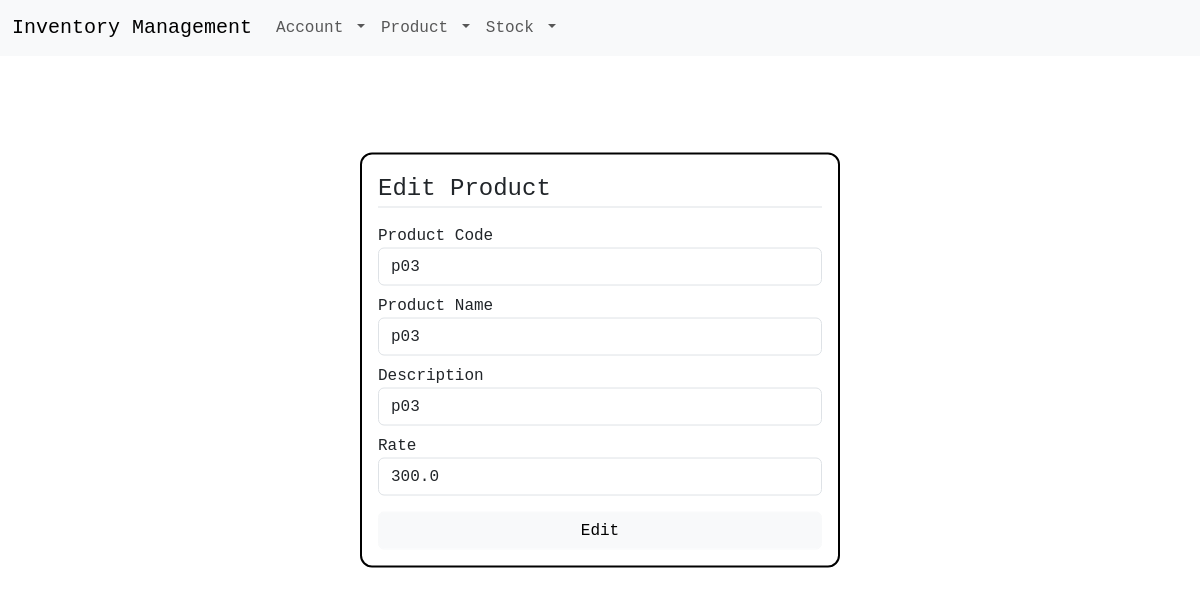
Page /edit-product/3 (signed in) on the committed database.
### app/models.py (models this page shows)
class Product(db.Model):
    id = db.Column(db.Integer, primary_key=True)
    productCode = db.Column(db.String(250), unique=True, nullable=False)
    productName = db.Column(db.String(250), nullable=False)
    description = db.Column(db.String(250), nullable=False)
    rate = db.Column(db.Float, nullable=False)

### app/views.py (the view, shortened to what this page needs)
@app.route("/edit-product/<product_id>", methods=["GET", "POST"])
@login_required
def editProduct(product_id):
    form = EditProductForm()
    try:
        product = db.session.query(models.Product).get(product_id)
        form.productCode.default = product.productCode
        form.productName.default = product.productName
        form.description.default = product.description
        form.rate.default = product.rate
        form.process()
        return render_template("edit_product.html", form=form, product=product)
    except (IntegrityError, AttributeError, PendingRollbackError):
        flash("Product could not be updated", "danger")
        return redirect(url_for("viewProduct"))

### app/forms.py
class EditProductForm(FlaskForm):
    productCode = StringField("Product Code", validators=[
        DataRequired(),
        Length(min=3, max=22)
    ])
    productName = StringField("Product Name", validators=[
        DataRequired(),
        Length(max=50)
    ])
    description = StringField("Description", validators=[
        DataRequired(),
        Length(max=200)
    ])
    rate = FloatField("Rate", validators=[
        DataRequired(),
        NumberRange(min=0.01, max=1000000)
    ])
    submit = SubmitField("Edit")

### app/views.py (called while the page is built)
@login_manager.user_loader
def loader_user(user_id):
    return models.Users.query.get(user_id)

### app/templates/edit_product.html (shortened to what this page needs)
{% extends 'base.html' %}
{% block content %}
<div class="forms center" id="edit-product-form">
    <form action="/edit-product/{{ product.id }}" method="post">
      <fieldset class="form-group">
        <legend class="border-bottom mb-3">Edit Product</legend>
        <div class="form-group mb-2">
        {{ form.productCode.label(class="form-control-label") }}
        {% if form.productCode.errors %}
          {{ form.productCode(class="form-control is-invalid") }}
          <div class="invalid-feedback">
          {% for error in form.productCode.errors %}
            <span span>{{ error }} </span>
          {% endfor %}
          </div>
        {% else %}
          {{ form.productCode(class="form-control") }}
        {% endif %}
        </div>
        <div class="form-group mb-2">
        {{ form.productName.label(class="form-control-label") }}
        {% if form.productName.errors %}
          {{ form.productName(class="form-control is-invalid") }}
          <div class="invalid-feedback">
          {% for error in form.productName.errors %}
            <span>{{ error }} </span>
          {% endfor %}
          </div>
        {% else %}
          {{ form.productName(class="form-control") }}
        {% endif %}
        </div>
        <div class="form-group mb-2">
        {{ form.description.label(class="form-control-label") }}
        {% if form.description.errors %}
          {{ form.description(class="form-control is-invalid") }}
          <div class="invalid-feedback">
          {% for error in form.description.errors %}
            <span>{{ error }} </span>
          {% endfor %}
          </div>
        {% else %}
          {{ form.description(class="form-control") }}
        {% endif %}
        </div>
        <div class="form-group mb-2">
          {{ form.rate.label(class="form-control-label") }}
          {% if form.rate.errors %}
            {{ form.rate(class="form-control is-invalid") }}
            <div class="invalid-feedback">
            {% for error in form.rate.errors %}
              <span>{{ error }} </span>
            {% endfor %}
            </div>
          {% else %}
            {{ form.rate(class="form-control") }}
          {% endif %}
          </div>
      </fieldset>
      <div class="form-group mt-2">
        {{ form.submit(class="form-control btn btn-light") }}
      </div>
    </form>
  </div>
{% endblock %}

### app/static/styles/base.css (style rules this page uses)
* { font-family: "Lucida Console", "Courier New", monospace; }
.forms { width: 80%; padding: 1em; border: 2px solid black; border-radius: 0.75em; margin: auto; }
.center { margin: 0; position: absolute; top: 40%; left: 50%; -ms-transform: translate(-50%, -50%); transform: translate(-50%, -50%); }
#add-product-form, #edit-product-form { width: 40%; top: 45%; }

### rows in the picture
Product: productCode "p03", productName "p03", description "p03", rate "300.0"
